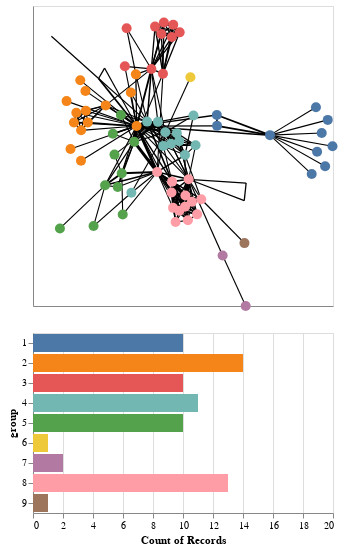

Source (notebook cell):
### Markdown cell above
###### Multi-view visualization

Last but not least, we can harness the interactive powers of Altair to combine the force-directed layout with other visualizations that operate on node or edge data. In the following, we combine a regular force-directed layout with a barchart representing node groups. Selections in one view have impact on the respective other.

### Code cell
# rectangular selection in the network view
selection = alt.selection_interval(encodings=['x', 'y'])

# group selection in the bar chart
selection2 = alt.selection(type="multi", fields=['group'])


# first we create the force-directed layout
chart = nxa.draw_networkx( G, pos=pos,
    node_size=100,
    node_color='group:N',
    width='value:Q',
    node_tooltip='name',
    linewidths=0
)

# get node and edge layers from chart
edges = chart.layer[0]
nodes = chart.layer[1]

# group numbers (needed to keep bar chart stable during selections)
groups = list(range(1,10))

# separate color definition used across both charts
color = alt.Color('group:N', scale=alt.Scale(domain=groups), legend=None)

# adjust node opacity and fill color according to selections
nodes = nodes.encode(
    opacity=alt.condition(selection, alt.value(1), alt.value(0.25)),
    fill=alt.condition(selection2, color, alt.value('lightgray')),
).add_selection(selection,selection2)

# interactive bar chart
bars = alt.Chart(nodes.data).mark_bar().encode(
    x=alt.X('count()', scale=alt.Scale(domain=(0,20))),
    y = alt.Y('group:O', scale=alt.Scale(domain=(groups))),
    color=color,
    opacity=alt.condition(selection2, alt.value(1), alt.value(0.25)),
).transform_filter(selection).add_selection(selection2)

# concatenate all layers into one multi-view layout
alt.vconcat(edges+nodes, bars)

### Figure 1 — Vega-Lite specification as saved in the notebook (floating-point values rounded to 4 significant figures; data arrays with more than 128 entries replaced by an {"elided": "..."} marker saying what was removed)
{"config": {"view": {"continuousWidth": 300, "continuousHeight": 300}}, "vconcat": [{"layer": [{"data": {"name": "data-26f356250eed40cb88a68a2fb82ed986"}, "mark": {"type": "line", "color": "black", "opacity": 1}, "encoding": {"detail": {"field": "edge", "type": "quantitative"}, "size": {"field": "value", "legend": null, "type": "quantitative"}, "x": {"axis": {"grid": false, "labels": false, "ticks": false, "title": ""}, "field": "x", "type": "quantitative"}, "y": {"axis": {"grid": false, "labels": false, "ticks": false, "title": ""}, "field": "y", "type": "quantitative"}}}, {"data": {"name": "data-5cb5c9420aa05fd390fceca3c2d7a75e"}, "mark": {"type": "point", "fill": "group:N", "opacity": 1, "size": 100, "strokeWidth": 0}, "encoding": {"fill": {"condition": {"param": "param_2", "field": "group", "legend": null, "scale": {"domain": [1, 2, 3, 4, 5, 6, 7, 8, 9]}, "type": "nominal"}, "value": "lightgray"}, "opacity": {"condition": {"param": "param_1", "value": 1}, "value": 0.25}, "tooltip": {"field": "name", "type": "nominal"}, "x": {"axis": {"grid": false, "labels": false, "ticks": false}, "field": "x", "type": "quantitative"}, "y": {"axis": {"grid": false, "labels": false, "ticks": false}, "field": "y", "type": "quantitative"}}, "name": "view_1"}]}, {"data": {"name": "data-5cb5c9420aa05fd390fceca3c2d7a75e"}, "mark": {"type": "bar"}, "encoding": {"color": {"field": "group", "legend": null, "scale": {"domain": [1, 2, 3, 4, 5, 6, 7, 8, 9]}, "type": "nominal"}, "opacity": {"condition": {"param": "param_2", "value": 1}, "value": 0.25}, "x": {"aggregate": "count", "scale": {"domain": [0, 20]}, "type": "quantitative"}, "y": {"field": "group", "scale": {"domain": [1, 2, 3, 4, 5, 6, 7, 8, 9]}, "type": "ordinal"}}, "name": "view_2", "transform": [{"filter": {"param": "param_1"}}]}], "params": [{"name": "param_1", "select": {"type": "interval", "encodings": ["x", "y"]}, "views": ["view_1"]}, {"name": "param_2", "select": {"type": "point", "fields": ["group"]}, "views": ["view_1", "view_2"]}], "$schema": "https://vega.github.io/schema/vega-lite/v5.20.1.json", "datasets": {"data-26f356250eed40cb88a68a2fb82ed986": {"elided": "508 records"}, "data-5cb5c9420aa05fd390fceca3c2d7a75e": [{"between": 0.1768, "group": 1, "degree": 10, "name": "Myriel", "x": 0.622, "y": 0.02514}, {"between": 0.0, "group": 1, "degree": 1, "name": "Napoleon", "x": 0.9528, "y": -0.162}, {"between": 0.0, "group": 1, "degree": 3, "name": "Mlle.Baptistine", "x": 0.3031, "y": 0.146}, {"between": 0.0, "group": 1, "degree": 3, "name": "Mme.Magloire", "x": 0.3042, "y": 0.08084}, {"between": 0.0, "group": 1, "degree": 1, "name": "CountessdeLo", "x": 0.9685, "y": 0.1167}, {"between": 0.0, "group": 1, "degree": 1, "name": "Geborand", "x": 0.8977, "y": 0.1926}, {"between": 0.0, "group": 1, "degree": 1, "name": "Champtercier", "x": 0.8722, "y": -0.2083}, {"between": 0.0, "group": 1, "degree": 1, "name": "Cravatte", "x": 0.997, "y": -0.04116}, {"between": 0.0, "group": 1, "degree": 1, "name": "Count", "x": 0.9045, "y": -0.07451}, {"between": 0.0, "group": 1, "degree": 1, "name": "OldMan", "x": 0.9323, "y": 0.03824}, {"between": 0.0, "group": 2, "degree": 1, "name": "Labarre", "x": -0.5122, "y": -0.1284}, {"between": 0.57, "group": 2, "degree": 36, "name": "Valjean", "x": -0.1783, "y": 0.07982}, {"between": 0.0, "group": 3, "degree": 2, "name": "Marguerite", "x": -0.2489, "y": 0.438}, {"between": 0.0, "group": 2, "degree": 1, "name": "Mme.deR", "x": -0.5749, "y": -0.05827}, {"between": 0.0, "group": 2, "degree": 1, "name": "Isabeau", "x": -0.5985, "y": 0.2293}, {"between": 0.0, "group": 2, "degree": 1, "name": "Gervais", "x": -0.5163, "y": 0.3542}, {"between": 0.04063, "group": 3, "degree": 9, "name": "Tholomyes", "x": -0.02024, "y": 0.3931}, {"between": 0.0, "group": 3, "degree": 7, "name": "Listolier", "x": 0.0414, "y": 0.6876}, {"between": 0.0, "group": 3, "degree": 7, "name": "Fameuil", "x": 0.03283, "y": 0.6138}, {"between": 0.0, "group": 3, "degree": 7, "name": "Blacheville", "x": -0.06765, "y": 0.6763}, {"between": 0.0, "group": 3, "degree": 7, "name": "Favourite", "x": -0.02958, "y": 0.6324}, {"between": 0.0, "group": 3, "degree": 7, "name": "Dahlia", "x": 0.08004, "y": 0.6419}, {"between": 0.0, "group": 3, "degree": 7, "name": "Zephine", "x": -0.01462, "y": 0.7008}, {"between": 0.1296, "group": 3, "degree": 15, "name": "Fantine", "x": -0.08981, "y": 0.4225}, {"between": 0.029, "group": 4, "degree": 11, "name": "Mme.Thenardier", "x": -0.05059, "y": 0.1048}, {"between": 0.0749, "group": 4, "degree": 16, "name": "Thenardier", "x": -0.006258, "y": 0.04234}, {"between": 0.0238, "group": 5, "degree": 11, "name": "Cosette", "x": -0.1926, "y": -0.01513}, {"between": 0.05433, "group": 4, "degree": 17, "name": "Javert", "x": -0.1154, "y": 0.1064}, {"between": 0.02649, "group": 0, "degree": 4, "name": "Fauchelevent", "x": -0.4066, "y": 0.3648}, {"between": 0.008041, "group": 2, "degree": 8, "name": "Bamatabois", "x": -0.3639, "y": 0.2036}, {"between": 0.0, "group": 3, "degree": 2, "name": "Perpetue", "x": -0.2382, "y": 0.6662}, {"between": 0.00864, "group": 2, "degree": 4, "name": "Simplice", "x": -0.1828, "y": 0.3899}, {"between": 0.0, "group": 2, "degree": 1, "name": "Scaufflaire", "x": -0.4855, "y": 0.2905}, {"between": 0.0, "group": 2, "degree": 2, "name": "Woman1", "x": -0.2129, "y": 0.2808}, {"between": 0.0, "group": 2, "degree": 6, "name": "Judge", "x": -0.5544, "y": 0.1005}, {"between": 0.0, "group": 2, "degree": 6, "name": "Champmathieu", "x": -0.4711, "y": 0.101}, {"between": 0.0, "group": 2, "degree": 6, "name": "Brevet", "x": -0.5113, "y": 0.05401}, {"between": 0.0, "group": 2, "degree": 6, "name": "Chenildieu", "x": -0.4826, "y": 0.1717}, {"between": 0.0, "group": 2, "degree": 6, "name": "Cochepaille", "x": -0.54, "y": 0.1597}, {"between": 0.006925, "group": 4, "degree": 3, "name": "Pontmercy", "x": -0.2097, "y": -0.3206}, {"between": 0.0, "group": 6, "degree": 1, "name": "Boulatruelle", "x": 0.1446, "y": 0.3723}, {"between": 0.01149, "group": 4, "degree": 11, "name": "Eponine", "x": 0.1119, "y": -0.09418}, {"between": 0.0, "group": 4, "degree": 3, "name": "Anzelma", "x": 0.1629, "y": 0.1435}, {"between": 0.0, "group": 5, "degree": 3, "name": "Woman2", "x": -0.3209, "y": 0.03374}, {"between": 0.0, "group": 0, "degree": 2, "name": "MotherInnocent", "x": -0.3704, "y": 0.4273}, {"between": 0.0, "group": 0, "degree": 1, "name": "Gribier", "x": -0.6896, "y": 0.6184}, {"between": 0.0, "group": 7, "degree": 1, "name": "Jondrette", "x": 0.4763, "y": -1.0}, {"between": 0.02632, "group": 7, "degree": 2, "name": "Mme.Burgon", "x": 0.3378, "y": -0.6969}, {"between": 0.1651, "group": 8, "degree": 22, "name": "Gavroche", "x": 0.1337, "y": -0.2397}, {"between": 0.02021, "group": 5, "degree": 7, "name": "Gillenormand", "x": -0.2674, "y": -0.2035}, {"between": 0.0002172, "group": 5, "degree": 2, "name": "Magnon", "x": -0.3111, "y": -0.09157}, {"between": 0.0476, "group": 5, "degree": 7, "name": "Mlle.Gillenormand", "x": -0.3676, "y": -0.276}, {"between": 0.0003509, "group": 5, "degree": 2, "name": "Mme.Pontmercy", "x": -0.4366, "y": -0.5204}, {"between": 0.0, "group": 5, "degree": 1, "name": "Mlle.Vaubois", "x": -0.6384, "y": -0.5348}, {"between": 0.0, "group": 5, "degree": 4, "name": "Lt.Gillenormand", "x": -0.2917, "y": -0.286}, {"between": 0.132, "group": 8, "degree": 19, "name": "Marius", "x": -0.05509, "y": -0.1959}, {"between": 0.0, "group": 5, "degree": 2, "name": "BaronessT", "x": -0.2617, "y": -0.4514}, {"between": 0.02766, "group": 8, "degree": 11, "name": "Mabeuf", "x": 0.2093, "y": -0.3596}, {"between": 0.04255, "group": 8, "degree": 15, "name": "Enjolras", "x": 0.03465, "y": -0.2538}, {"between": 0.00125, "group": 8, "degree": 11, "name": "Combeferre", "x": 0.1533, "y": -0.375}, {"between": 0.0, "group": 8, "degree": 9, "name": "Prouvaire", "x": 0.1847, "y": -0.4502}, {"between": 0.00125, "group": 8, "degree": 11, "name": "Feuilly", "x": 0.07784, "y": -0.4278}, {"between": 0.005267, "group": 8, "degree": 13, "name": "Courfeyrac", "x": 0.1145, "y": -0.3369}, {"between": 0.002185, "group": 8, "degree": 12, "name": "Bahorel", "x": 0.04018, "y": -0.4112}, {"between": 0.03075, "group": 8, "degree": 13, "name": "Bossuet", "x": 0.03095, "y": -0.3188}, {"between": 0.002185, "group": 8, "degree": 12, "name": "Joly", "x": 0.1119, "y": -0.4041}, {"between": 0.0001504, "group": 8, "degree": 10, "name": "Grantaire", "x": 0.1296, "y": -0.4857}, {"between": 0.0, "group": 9, "degree": 1, "name": "MotherPlutarch", "x": 0.4688, "y": -0.6226}, {"between": 0.00496, "group": 4, "degree": 10, "name": "Gueulemer", "x": 0.02806, "y": -0.0264}, {"between": 0.00496, "group": 4, "degree": 10, "name": "Babet", "x": 0.06312, "y": 0.03707}, {"between": 0.004862, "group": 4, "degree": 10, "name": "Claquesous", "x": -0.01878, "y": -0.03944}, {"between": 0.003874, "group": 4, "degree": 9, "name": "Montparnasse", "x": 0.07701, "y": -0.01088}, {"between": 0.0, "group": 5, "degree": 3, "name": "Toussaint", "x": -0.2725, "y": 0.1459}, {"between": 0.0, "group": 10, "degree": 2, "name": "Child1", "x": 0.4788, "y": -0.2623}, {"between": 0.0, "group": 10, "degree": 2, "name": "Child2", "x": 0.4676, "y": -0.368}, {"between": 0.0004386, "group": 4, "degree": 7, "name": "Brujon", "x": 0.1755, "y": -0.03584}, {"between": 0.0, "group": 8, "degree": 7, "name": "Mme.Hucheloup", "x": 0.05539, "y": -0.4965}]}}
